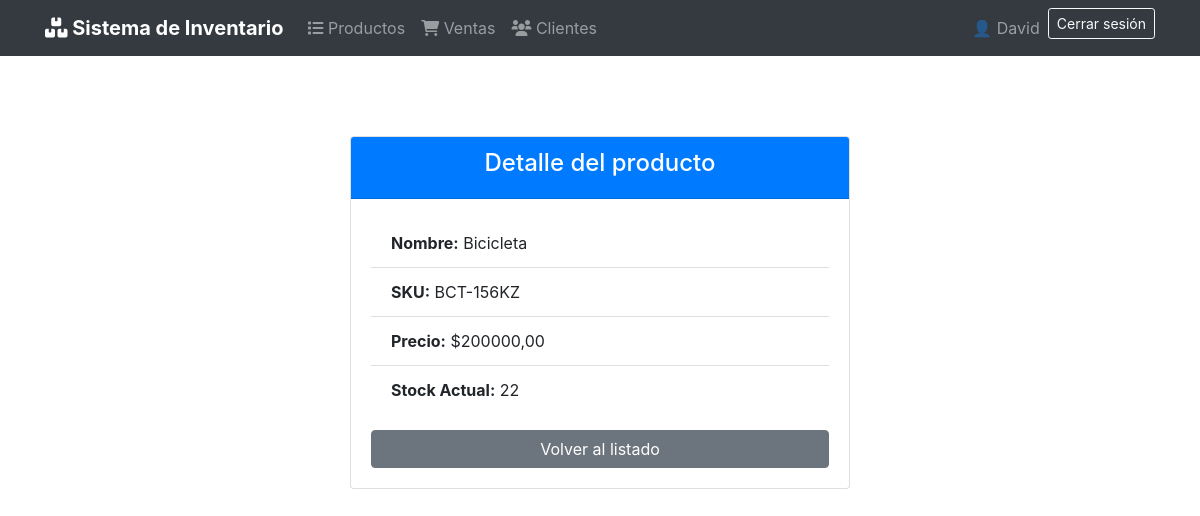
Screenshot of /7/ (signed in) with the database file from the repository.
### productos/models.py (models this page shows, shortened)
class Producto(models.Model):
    nombre = models.CharField("Nombre", max_length=50)
    descripcion = models.CharField("Descripcion", max_length=200)
    precio_unitario = models.DecimalField("Precio", max_digits=10, decimal_places=2)
    sku = models.CharField("sku", max_length=20, unique=True)
    stock = models.IntegerField(default=0)
    stock_minimo = models.IntegerField(default=5, verbose_name="Stock Minimo")
    imagen = models.ImageField(
        "Imagen",
        upload_to=get_image_path,
        validators=[validate_image_size],
        blank=True,
        null=True,
        help_text="Formatos permitidos: jpg, png, gif. Tamaño maximo: 5MB"
    )
    fecha_creacion = models.DateTimeField("Fecha de creacion", auto_now_add=True)
    fecha_actualizacion = models.DateTimeField("Fecha de creacion", auto_now=True)
    class Meta:
        verbose_name = 'Producto'
        verbose_name_plural = 'Productos'
        ordering = ['nombre']

### productos/views.py (the view)
# urls.py: path('<int:pk>/', views.ProductoDetailView.as_view(), name='producto_detail'),
class ProductoDetailView(LoginRequiredMixin, PermissionRequiredMixin, DetailView):
    model = Producto
    template_name = "productos/producto_detail.html"
    context_object_name = "producto"
    permission_required = "productos.detail_producto"
    def has_permission(self):
        user = self.request.user
        if user.is_superuser or user.is_staff or user.groups.filter(name='Administradores').exists():
            return True
        return (super().has_permission() and self.request.user.groups.filter(name='Stock').exists())
    def get_context_data(self, **kwargs):
        context = super().get_context_data(**kwargs)
        context["movimientos"] = self.object.movimientos.all()[:10]
        context["form_ajuste"] = AjusteStockForm
        return context

### templates/productos/producto_detail.html
{% extends 'productos/base.html' %}
{% load bootstrap4 %}
{% load crispy_forms_tags %}
{% block content %}
<div class="container mt-5">
    <div class="card mx-auto" style="max-width: 500px;">
        <div class="card-header bg-primary text-white text-center">
            <h4>Detalle del producto</h4>
        </div>
        <div class="card-body">
            <ul class="list-group list-group-flush mb-3">
                <li class="list-group-item">
                    <strong>Nombre:</strong> {{ producto.nombre }}
                </li>
                <li class="list-group-item">
                    <strong>SKU:</strong> {{ producto.sku }}
                </li>
                <li class="list-group-item">
                    <strong>Precio:</strong> ${{ producto.precio_unitario }}
                </li>
                <li class="list-group-item">
                    <strong>Stock Actual:</strong> {{ producto.stock }}
                </li>
            </ul>
            <a href="{% url 'productos:producto_list' %}" class="btn btn-secondary btn-block">Volver al listado</a>
        </div>
    </div>
</div>
{% endblock content %}

### templates/productos/base.html (shortened to what this page needs)
{% load bootstrap4 %}
{% load static %}
<!DOCTYPE html>
<html lang="es">
<head>
    {% bootstrap_css %}
    <link rel="stylesheet" href="https://cdnjs.cloudflare.com/ajax/libs/font-awesome/6.0.0/css/all.min.css">
</head>
<body>
    <nav class="navbar navbar-expand-lg navbar-dark bg-dark">
        <div class="container">
            <a class="navbar-brand" href="{% url 'productos:producto_list' %}">
                <i class="fas fa-boxes"></i> Sistema de Inventario
            </a>
            <div class="collapse navbar-collapse" id="navbarNav">
                <ul class="navbar-nav mr-auto">
                    <li class="nav-item">
                        <a class="nav-link" href="{% url 'productos:producto_list' %}">
                            <i class="fas fa-list"></i> Productos
                        </a>
                    </li>
                    <li class="nav-item">
                        <a class="nav-link" href="{% url 'ventas:venta_list' %}">
                            <i class="fas fa-shopping-cart"></i> Ventas
                        </a>
                    </li>
                    <li class="nav-item">
                        <a class="nav-link" href="{% url 'clientes:cliente_list' %}">
                            <i class="fas fa-users"></i> Clientes
                        </a>
                    </li>
                </ul>
                <ul class="navbar-nav ml-auto">
                    {% if user.is_authenticated %}
                        <li class="nav-item">
                            <span class="navbar-text mr-2">
                                👤 {{ user.username }}
                            </span>
                        </li>
                        <li class="nav-item">
                            <form action="{% url 'account_logout' %}" method="post" class="d-inline">
                                <button type="submit" class="btn btn-outline-light btn-sm">
                                    Cerrar sesión
                                </button>
                            </form>
                        </li>
                    {% else %}
                        <li class="nav-item">
                            <a class="btn btn-outline-light btn-sm" href="{% url 'account_login' %}">
                                Iniciar sesión
                            </a>
                        </li>
                    {% endif %}
                </ul>
            </div>
        </div>
    </nav>
    <div class="container mt-4">
        <div class="d-flex justify-content-between align-items-center mb-4">
        </div>
        {% block content %}
        {% endblock %}
    </div>
</body>
</html>

### templates/productos/base.html (style rules this page uses)
.navbar-brand { font-weight: bold; }

### rows the page displays
Producto: nombre "Bicicleta", sku "BCT-156KZ", precio_unitario "200000,00", stock "22"

### other values shown
{{ user.username }} "David"
